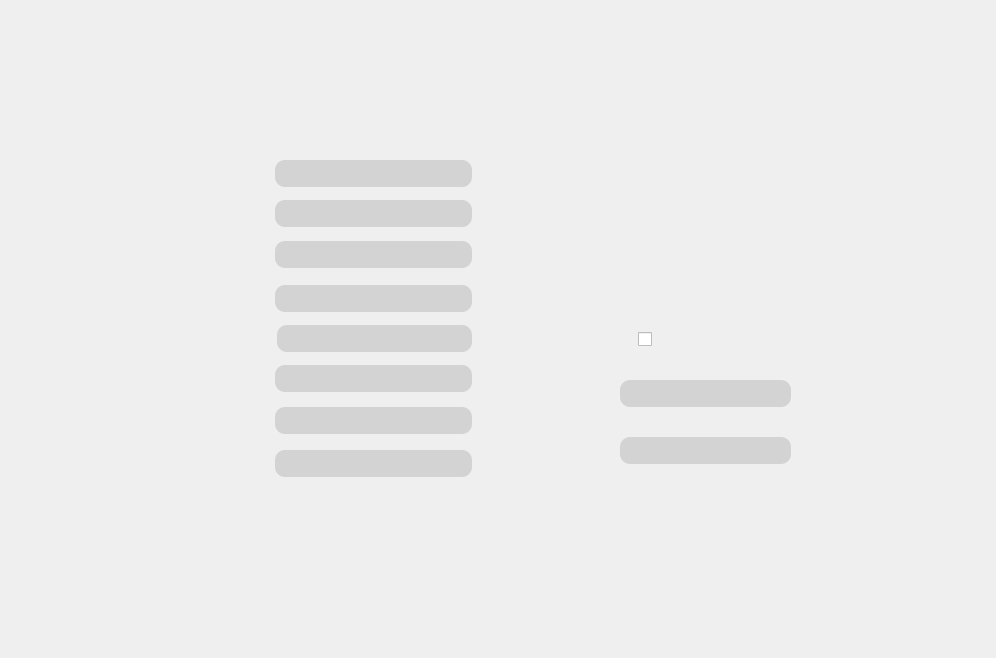
<?xml version="1.0" encoding="UTF-8"?>
<ui version="4.0">
 <class>Form</class>
 <widget class="QWidget" name="Form">
  <property name="geometry">
   <rect>
    <x>0</x>
    <y>0</y>
    <width>996</width>
    <height>658</height>
   </rect>
  </property>
  <property name="minimumSize">
   <size>
    <width>996</width>
    <height>658</height>
   </size>
  </property>
  <property name="maximumSize">
   <size>
    <width>996</width>
    <height>658</height>
   </size>
  </property>
  <property name="windowTitle">
   <string>Visualizza Cliente</string>
  </property>
  <widget class="QLabel" name="label">
   <property name="geometry">
    <rect>
     <x>0</x>
     <y>0</y>
     <width>996</width>
     <height>658</height>
    </rect>
   </property>
   <property name="text">
    <string/>
   </property>
   <property name="pixmap">
    <pixmap>VisualizzaCliente2.png</pixmap>
   </property>
  </widget>
  <widget class="QCheckBox" name="checkBox">
   <property name="geometry">
    <rect>
     <x>638</x>
     <y>329</y>
     <width>21</width>
     <height>20</height>
    </rect>
   </property>
   <property name="text">
    <string/>
   </property>
   <property name="checkable">
    <bool>true</bool>
   </property>
  </widget>
  <widget class="QLineEdit" name="nome">
   <property name="geometry">
    <rect>
     <x>275</x>
     <y>160</y>
     <width>197</width>
     <height>27</height>
    </rect>
   </property>
   <property name="styleSheet">
    <string notr="true">background-color: lightgrey;
color: black;
border-radius: 10px;</string>
   </property>
   <property name="readOnly">
    <bool>true</bool>
   </property>
  </widget>
  <widget class="QLineEdit" name="cognome">
   <property name="geometry">
    <rect>
     <x>275</x>
     <y>200</y>
     <width>197</width>
     <height>27</height>
    </rect>
   </property>
   <property name="styleSheet">
    <string notr="true">background-color: lightgrey;
color: black;
border-radius: 10px;</string>
   </property>
   <property name="readOnly">
    <bool>true</bool>
   </property>
  </widget>
  <widget class="QLineEdit" name="codFiscale">
   <property name="geometry">
    <rect>
     <x>275</x>
     <y>241</y>
     <width>197</width>
     <height>27</height>
    </rect>
   </property>
   <property name="styleSheet">
    <string notr="true">background-color: lightgrey;
color: black;
border-radius: 10px;</string>
   </property>
   <property name="readOnly">
    <bool>true</bool>
   </property>
  </widget>
  <widget class="QLineEdit" name="id">
   <property name="geometry">
    <rect>
     <x>275</x>
     <y>285</y>
     <width>197</width>
     <height>27</height>
    </rect>
   </property>
   <property name="styleSheet">
    <string notr="true">background-color: lightgrey;
color: black;
border-radius: 10px;</string>
   </property>
   <property name="readOnly">
    <bool>true</bool>
   </property>
  </widget>
  <widget class="QLineEdit" name="dataNascita">
   <property name="geometry">
    <rect>
     <x>277</x>
     <y>325</y>
     <width>195</width>
     <height>27</height>
    </rect>
   </property>
   <property name="styleSheet">
    <string notr="true">background-color: lightgrey;
color: black;
border-radius: 10px;</string>
   </property>
   <property name="readOnly">
    <bool>true</bool>
   </property>
  </widget>
  <widget class="QLineEdit" name="eta">
   <property name="geometry">
    <rect>
     <x>275</x>
     <y>365</y>
     <width>197</width>
     <height>27</height>
    </rect>
   </property>
   <property name="styleSheet">
    <string notr="true">background-color: lightgrey;
color: black;
border-radius: 10px;</string>
   </property>
   <property name="readOnly">
    <bool>true</bool>
   </property>
  </widget>
  <widget class="QLineEdit" name="telefono">
   <property name="geometry">
    <rect>
     <x>275</x>
     <y>407</y>
     <width>197</width>
     <height>27</height>
    </rect>
   </property>
   <property name="styleSheet">
    <string notr="true">background-color: lightgrey;
color: black;
border-radius: 10px;</string>
   </property>
   <property name="readOnly">
    <bool>true</bool>
   </property>
  </widget>
  <widget class="QLineEdit" name="email">
   <property name="geometry">
    <rect>
     <x>275</x>
     <y>450</y>
     <width>197</width>
     <height>27</height>
    </rect>
   </property>
   <property name="styleSheet">
    <string notr="true">background-color: lightgrey;
color: black;
border-radius: 10px;</string>
   </property>
   <property name="readOnly">
    <bool>true</bool>
   </property>
  </widget>
  <widget class="QLineEdit" name="dataInizio">
   <property name="geometry">
    <rect>
     <x>620</x>
     <y>380</y>
     <width>171</width>
     <height>27</height>
    </rect>
   </property>
   <property name="styleSheet">
    <string notr="true">background-color: lightgrey;
color: black;
border-radius: 10px;</string>
   </property>
   <property name="readOnly">
    <bool>true</bool>
   </property>
  </widget>
  <widget class="QLineEdit" name="dataScadenza">
   <property name="geometry">
    <rect>
     <x>620</x>
     <y>437</y>
     <width>171</width>
     <height>27</height>
    </rect>
   </property>
   <property name="styleSheet">
    <string notr="true">background-color: lightgrey;
color: black;
border-radius: 10px;</string>
   </property>
   <property name="readOnly">
    <bool>true</bool>
   </property>
  </widget>
 </widget>
 <resources>
  <include location="VisualizzaCliente2.qrc"/>
 </resources>
 <connections/>
</ui>
